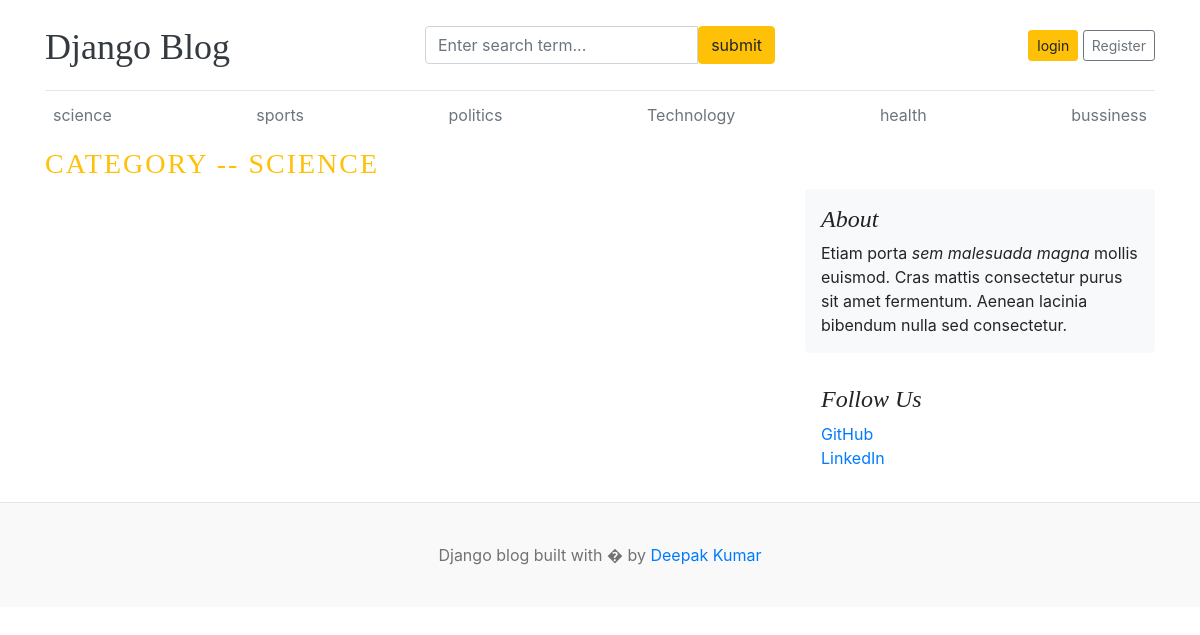
Page /category/1 on the committed database.
### blogs/models.py (models this page shows, shortened)
class Category(models.Model):
    name = models.CharField(max_length=15,unique=True)
    created_at = models.DateTimeField(auto_now_add=True)
    updated_at = models.DateTimeField(auto_now=True)
    class Meta:
        verbose_name_plural = 'categories'

### blogs/views.py (the view)
# urls.py: path('category/<int:id>',views.category, name='category'),
def category(request,id):
    posts = Blogs.objects.filter(status=1,category=id)
    current_category = get_object_or_404(Category,id=id)
    context={
        'posts':posts,
        'current_category':current_category
    }
    return render(request,'blogs/category.html',context)

### blogs/context_processors.py (called while the page is built)
def categoryget(request):
    category = Category.objects.all()
    context ={
        'category':category
    }
    return dict(context)

### blogs/templates/blogs/category.html (shortened to what this page needs)
{% extends 'main.html' %}
{% block content %}
<h3 class="text-uppercase text-warning" style="letter-spacing: 2px;">category -- {{current_category.name }}</h3>
<main role="main" class="container p-0">
  <div class="row">
    <div class="col-md-8 blog-main">
    </div>
      <aside class="col-md-4 blog-sidebar">
        <div class="p-3 mb-3 bg-light rounded">
          <h4 class="font-italic">About</h4>
          <p class="mb-0">Etiam porta <em>sem malesuada magna</em> mollis euismod. Cras mattis consectetur purus sit amet fermentum. Aenean lacinia bibendum nulla sed consectetur.</p>
        </div>
        <div class="p-3">
          <h4 class="font-italic">Follow Us</h4>
          <ol class="list-unstyled">
            <li><a href="#">GitHub</a></li>
            <li><a href="#">LinkedIn</a></li>
          </ol>
        </div>
      </aside>
    </div>
  </main>
</div>
{% endblock %}

### templates/header.html (shortened to what this page needs)
{% load static %}
<!DOCTYPE html>
<html lang="en">
<head>
    <link href="https://getbootstrap.com/docs/4.0/dist/css/bootstrap.min.css" rel="stylesheet">
  <link rel="stylesheet" href="https://cdnjs.cloudflare.com/ajax/libs/font-awesome/6.5.2/css/all.min.css">
    <link href="{% static 'css/style.css' %}" rel="stylesheet">
  </head>
<body>
    <div class="container">
      <header class="blog-header py-3">
        <div class="row flex-nowrap justify-content-between align-items-center">
          <div class="col-4 pt-1">
            <a class="blog-header-logo text-dark" href="/">Django Blog</a>
          </div>
            <div class="col-4">
            <form action="{% url 'search' %}" method="GET">
              <div class="input-group">
                <input class="form-control" name="keyword" type="text" placeholder="Enter search term..."  />
                <button type="submit" class="btn btn-warning" id="button-search" type="button">submit</button>
            </div>
            </form>
          </div>
          <div class="col-4 d-flex justify-content-end align-items-center">
            {% if not user.is_authenticated %}
            <a class="btn btn-sm btn-warning" href="{% url 'login' %}">login</a> &nbsp;
            <a class="btn btn-sm btn-outline-secondary" href="{% url 'register' %}">Register</a>
            {% else %}
            <span> <a href="{% url 'dashboard' %}" class="btn btn-sm btn-warning">Dashboard</a> </span> &nbsp; &nbsp;
            <a  href="{% url 'logout' %}"> Logout</a>
            {% endif %}
          </div>
        </div>
      </header>
      <div class="nav-scroller py-1 mb-2">
        <nav class="nav d-flex justify-content-between">
          {% for cat in category %}
          <a class="p-2 text-muted" href="{% url 'category' cat.id  %}">{{ cat.name }}</a>
          {% endfor %}
        </nav>
      </div>

### static/css/style.css (style rules this page uses)
.blog-header { border-bottom: 1px solid #e5e5e5; }
.blog-header-logo { font-family: "Playfair Display", Georgia, "Times New Roman", serif; font-size: 2.25rem; }
h1, h2, h3, h4, h5, h6 { font-family: "Playfair Display", Georgia, "Times New Roman", serif; }

### rows in the picture
Category: name "science", name "SCIENCE"
Category: name "sports"
Category: name "politics"
Category: name "Technology"
Category: name "health"
Category: name "bussiness"
